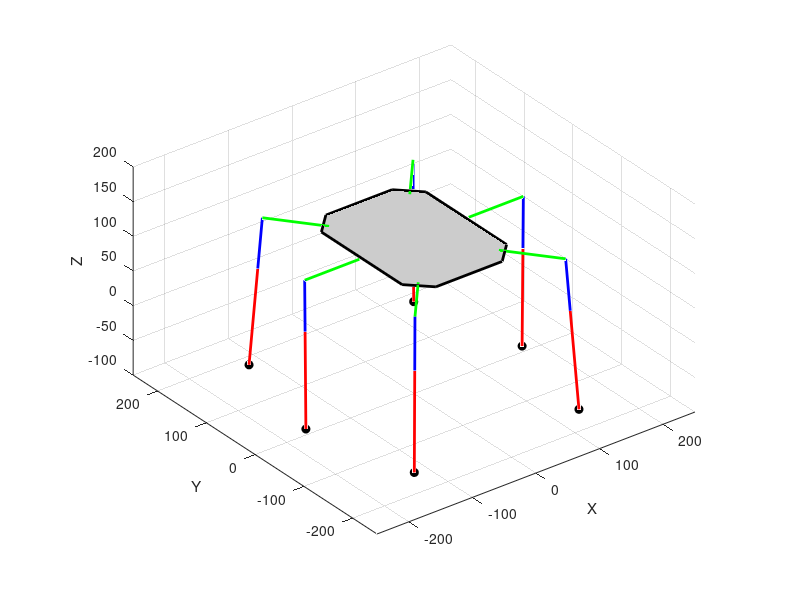

MATLAB code for this plot:
function hexapod_radial_sim()
    % Longitudes de eslabones
    L0 = 86;         % Centro del cuerpo al inicio del hombro
    L1 = 74.28;      % Hombro al inicio del codo (brazo)
    L2 = 140.85;     % Final del codo al efector
    base_height = 123.83;  % Altura del cuerpo al suelo

    % Ángulos de montaje (hacia donde apunta cada pata)
    shoulder_mount_angles = [0, 45, 135, 180, 225, 270];

    % Puntos reales de montaje (desde SolidWorks)
    mount_points = [
        86,     0,      base_height;   % Pata 1
        62.77,  90.45,  base_height;   % Pata 2
       -65.89,  88.21,  base_height;   % Pata 3
       -86,     0,      base_height;   % Pata 4
       -62.77, -90.45,  base_height;   % Pata 5
        65.89, -88.21,  base_height    % Pata 6
    ];

    % Puntos objetivo del efector final (definidos manualmente)
    effector_targets = [
        170,    0,     -100;      % pata 1
        130,  170,     -100;      % pata 2
       -130,  170,     -100;      % pata 3
       -170,   0,      -100;      % pata 4
       -130, -170,     -100;      % pata 5
        130, -170,     -100       % pata 6
    ];


    % GráficaG
    figure; hold on; axis equal; grid on;
    xlabel('X'); ylabel('Y'); zlabel('Z');
    view(3);
    xlim([-250, 250]); ylim([-250, 250]); zlim([-100, 200]);

    % Dibuja el cuerpo real con forma octagonal irregular
    draw_custom_body_shape(base_height);

    % Dibujar cada pata
    for i = 1:6
        base_pos = mount_points(i,:);
        target = effector_targets(i,:);

        % Cinemática inversa
        [theta1, theta2, theta3] = inverse_kinematics_hexapod(base_pos, target, L0, L1, L2);

        % Cinemática directa para dibujar
        P0 = base_pos';
        Rz = rotz(theta1);
        P1 = P0 + Rz * [L0; 0; 0];

        Ry1 = roty(theta2);
        R1 = Rz * Ry1;
        P2 = P1 + R1 * [L1; 0; 0];

        Ry2 = roty(theta3);
        R2 = R1 * Ry2;
        P3 = P2 + R2 * [L2; 0; 0];

        % Dibujar segmentos
        plot3([P0(1), P1(1)], [P0(2), P1(2)], [P0(3), P1(3)], 'g', 'LineWidth', 2); % hombro
        plot3([P1(1), P2(1)], [P1(2), P2(2)], [P1(3), P2(3)], 'b', 'LineWidth', 2); % brazo
        plot3([P2(1), P3(1)], [P2(2), P3(2)], [P2(3), P3(3)], 'r', 'LineWidth', 2); % antebrazo
        plot3(P3(1), P3(2), P3(3), 'ko', 'MarkerFaceColor', 'k'); % efector
    end
end

function draw_custom_body_shape(z)
    % Coordenadas reales del cuerpo del hexápodo (medidas de SolidWorks)
    shape_xy = [
         52.12,  112.83;
         82.17,   82.78;
         82.17,  -82.78;
         52.12, -112.83;
        -52.12, -112.83;
        -82.17,  -82.78;
        -82.17,   82.78;
        -52.12,  112.83
    ];

    % Cerrar el polígono
    shape_xy = [shape_xy; shape_xy(1,:)];

    % Dibujo en 3D con z fijo
    fill3(shape_xy(:,1), shape_xy(:,2), z * ones(size(shape_xy,1),1), [0.8 0.8 0.8], ...
        'EdgeColor', 'k', 'LineWidth', 2);
end


function [theta1, theta2, theta3] = inverse_kinematics_hexapod(base, target, L0, L1, L2)
    dx = target(1) - base(1);
    dy = target(2) - base(2);
    dz = target(3) - base(3);

    theta1 = atan2d(dy, dx);
    Rz = rotz(theta1);
    local = Rz' * [dx; dy; dz];
    xz = [local(1) - L0; local(3)];

    r = norm(xz);
    D = (r^2 - L1^2 - L2^2)/(2*L1*L2);
    D = max(min(D,1),-1); % Clamp
    theta3 = -acosd(D);
    theta2 = -(atan2d(xz(2), xz(1)) - atan2d(L2*sind(theta3), L1 + L2*cosd(theta3)));
end

function R = rotz(theta)
    R = [cosd(theta), -sind(theta), 0;
         sind(theta),  cosd(theta), 0;
         0,            0,           1];
end

function R = roty(theta)
    R = [cosd(theta), 0, sind(theta);
         0,           1, 0;
        -sind(theta), 0, cosd(theta)];
end
